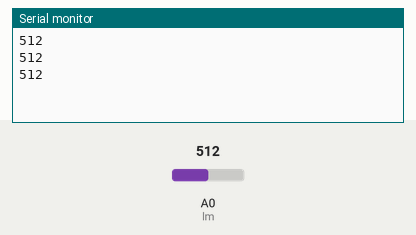
Bench run of a sketch on a simulated Arduino Uno, built with avr-gcc and run on an emulated ATmega328P. Shown: the last lines printed to the serial monitor. The inputs (shaded band) are chosen by the test bench; at power-on: A0 (lm) = 512.

Above: at 1.3 s.
1.4 s: A0 (lm) set to 716
At 1.9 s:
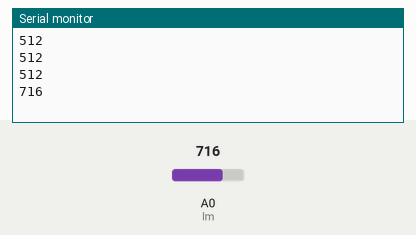
2.9 s: A0 (lm) set to 900
At 3.4 s:
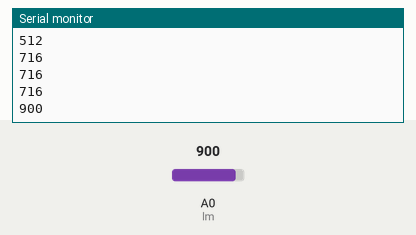
Timing chart, 0 to 5.9 s (numbered marks = the images above; inputs shaded):
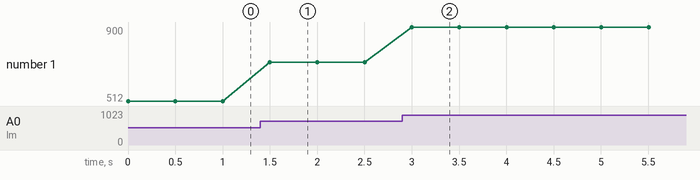

The sketch:

LM35_Arduino.ino
```cpp
int lm=A0; // The pin that the lm is atteched to.

void setup() {
pinMode(lm,INPUT); //Initalize lm as an output
Serial.begin(9600); // Initialize serial.
}

void loop() { // The loop function runs over and over again forever.
Serial.println(analogRead(lm)); // Print value on the serial port.
delay(500);
}
```

Measured:
- after the input at 1.4 s, the serial monitor: prints a new line after 0.10 s (image 1)
- after the input at 2.9 s, the serial monitor: prints a new line after 0.10 s (image 2)
- plotted number 1: 512 → 716 after the input at 1.4 s, 716 → 900 after the input at 2.9 s
